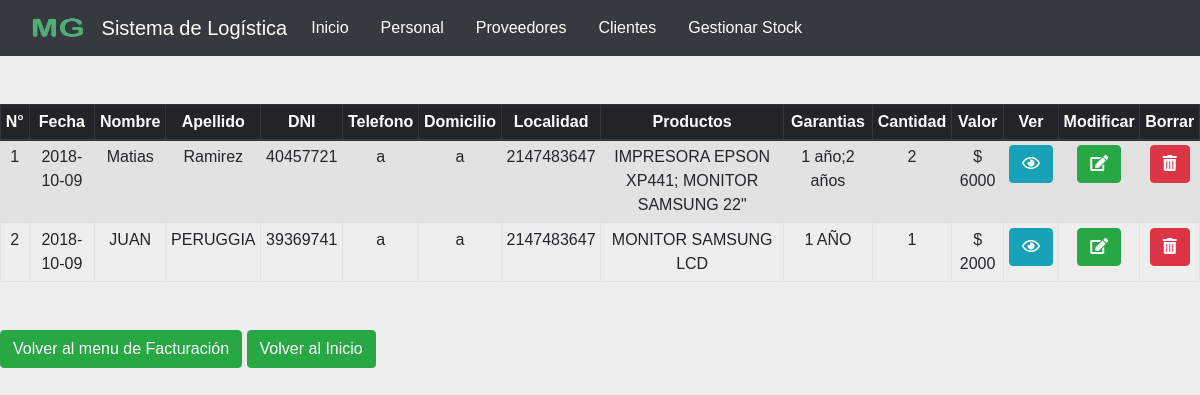
Page /facturacion/remito/remitos.php on the committed database.
### tables this page shows
CREATE TABLE `remitos` (
  `nro_remito` int(50) NOT NULL,
  `fecha` date NOT NULL,
  `nombre` varchar(100) NOT NULL,
  `apellido` varchar(100) NOT NULL,
  `dni` int(50) NOT NULL,
  `telefono` int(50) NOT NULL,
  `producto` varchar(100) NOT NULL,
  `cantidad` int(50) NOT NULL,
  `garantia` varchar(100) NOT NULL,
  `valor` int(50) NOT NULL,
  `venta_id` int(50) NOT NULL
);

### facturacion/remito/remitos.php (the view, shortened to what this page needs)
<!DOCTYPE html>
<html>
	<head>
	<link rel="stylesheet" href="/MasterGame/css/bootstrap.css">
	<link rel="stylesheet" href="https://use.fontawesome.com/releases/v5.3.1/css/all.css">
	</head>
	<body style="background-color: #eee;">
	<div class="content">
		<nav class="navbar navbar-expand-lg navbar-dark bg-dark"
		style="position: sticky; z-index: 1071; top: 0;">
			<div class="d-flex justify-content-end">
		    <a class="navbar-brand" href="../../index.html"  style="color: #fff;">
			    <img src="/MasterGame/images/mg2.jpg" width="80" height="30" class="d-inline-block align-top" data-toggle="tooltip" data-placement="bottom" title="Sistema de Logística Master Game">
			    Sistema de Logística
			   </a>
			<div class="nav navbar-nav navbar-right">
				<div class="collapse navbar-collapse" id="navbarText">
					<ul class="navbar-nav mr-auto">
			    		<li class="nav-item active">
			    			<a class="nav-link" href="../../index.html" style="margin-right: 1rem; color: #fff;">Inicio <span class="sr-only">(current)</span></a>
			    		</li>
			    		<li class="nav-item" style="margin-right: 1rem;">
			    			<a class="nav-link" href="../../empleados/FichasEmpleados.php" style="color: #fff;">Personal</a>
			    		</li>
			    		<li class="nav-item" style="margin-right: 1rem;">
			    			<a class="nav-link" href="../../proveedores/Proveedores.php" style="color: #fff;">Proveedores</a>
			    		</li>
			    		<li class="nav-item" style="margin-right: 1rem;">
			    			<a class="nav-link" href="../../clientes/crud.php" style="color: #fff;">Clientes</a>
			    		</li>
			    		<li class="nav-item" style="margin-right: 1rem;">
			    			<a class="nav-link" href="../../inventarioo/nuevo.php" style="color: #fff;">Gestionar Stock</a>
			    		</li>
			    	</ul>
				</div>
			</div>
		</nav>
		<?php
			$pdo = conectar();
			$consulta = $pdo->prepare("SELECT nro_remito, fecha, nombre, apellido, dni, telefono, producto, garantia, cantidad, valor FROM remitos");
			$consulta->execute();
			$resultado = $consulta->fetchAll(PDO::FETCH_ASSOC);
			echo '<table class="table table-bordered table-sm table-hover table-striped" style="text-align:center; margin-top: 3rem;">
					<thead class="thead-dark" style="text-align:center";>
						<tr>
							<th>N°</th>
							<th>Fecha</th>
							<th>Nombre</th>
							<th>Apellido</th>
							<th>DNI</th>
							<th>Telefono</th>
							<th>Domicilio</th>
							<th>Localidad</th>
							<th>Productos</th>
							<th>Garantias</th>
							<th>Cantidad</th>
							<th>Valor</th>
							<th>Ver</th>
							<th>Modificar</th>
							<th>Borrar</th>
						</tr>
					</thead>
					<tbody>';
				foreach ($resultado as $remito) {
				    echo '<tr>';
					    echo '<td>'.$remito['nro_remito'].'</td>';
						echo '<td>'.$remito['fecha'].'</td>';
					    echo '<td>'.$remito['nombre'].'</td>';
						echo '<td>'.$remito['apellido'].'</td>';
						echo '<td>'.$remito['dni'].'</td>';
						echo '<td> a </td>';
						echo '<td> a </td>';
						echo '<td>'.$remito['telefono'].'</td>';
						echo '<td>'.$remito['producto'].'</td>';
						echo '<td>'.$remito['garantia'].'</td>';
						echo '<td>'.$remito['cantidad'].'</td>';
						echo '<td> $ '.$remito['valor'].'</td>';
					    echo '<td>
					    		<a href="verremito.php?id='.$remito['nro_remito'].'" class="btn btn-info">
					    			<i class="far fa-eye"></i>
					    		</a>
					    	  </td>';
					    echo '<td>
					    		<a href="modificarremito.php?id='.$remito['nro_remito'].'" class="btn btn-success">
					    			<i class="fa fa-edit"></i>
					    		</a>
					    	  </td>';
					    echo '<td>
					    		<a href="bajaremito.php?id='.$remito['nro_remito'].'" class="btn btn-danger">
					    			<i class="fa fa-trash-alt"></i>
					    		</a>
					    	  </td>
				    	</tr>';
				}
			echo '</tbody>
				</table>';
			?>
			<a href=../facturacion.html class="btn btn-success" style="margin-top: 2rem;">Volver al menu de Facturación</a>
			<a href=../../index.html class="btn btn-success" style="margin-top: 2rem;">Volver al Inicio</a>

### facturacion/remito/remitos.php (style rules this page uses)
body { font-family: Arial; }

### rows in the picture
remitos: nro_remito "1", fecha "2018-10-09", nombre "Matias", apellido "Ramirez", dni "40457721", telefono "2147483647", producto "IMPRESORA EPSON XP441; MONITOR SAMSUNG 22\"", garantia "1 año;2 años", cantidad "2", valor "6000"
remitos: nro_remito "2", fecha "2018-10-09", nombre "JUAN", apellido "PERUGGIA", dni "39369741", telefono "2147483647", producto "MONITOR SAMSUNG LCD", garantia "1 AÑO", cantidad "1", valor "2000"
